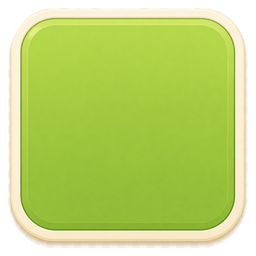
#> input picture openspec/changes/restore-reference-home-activity-pages/evidence/fixed-master/action-primary-original-square.png, 256 x 256 px
$ python -i export_sunny_orchard_painted.py   (imports and definitions only)
#> lines starting #> are read from the running program, lines starting #| are printed output that depends on the picture; after the words box and inside, x2 and y2 are one past the last pixel; in counts of white or black regions, pixels touching at a corner belong together
#> further down, picture is the input picture: PIL image 256x256 RGBA; mean R, G, B, A 151.4, 175, 77.9, 215.2
#!/usr/bin/env python3
"""Extract and export the finite Sunny Orchard Painted production set.

Selected action and structural materials enter the pipeline as individual,
hash-locked ImageGen masters. Remaining owned masters, retained reviewed icons,
ornaments and illustrations pass through the same alpha-safe export and
ownership pipeline.
"""

from __future__ import annotations

import hashlib
import json
import re
import time
from collections import deque
from dataclasses import dataclass
from pathlib import Path

from PIL import Image, ImageChops


SET_ID = "sunny-orchard-painted"
REVISION = "19"
SOURCE_SCALE = 2.0
OPTICAL_ALPHA_THRESHOLD = 48
MICRO_ALPHA_CLEANUP_THRESHOLD = 96
ART_SET_SCRIPT_GUID = "a93ac270418f41aaac52b72f5c2a5e8c"
PROMPT_RECORD_PATH = (
    "Assets/UI/Art/Sources/sunny-orchard-painted/prompt-record.json")
IMAGEGEN_OUTPUTS = {
    "action.secondary": "exec-ab169a87-8f13-4c41-87e7-8307a82512d1.png",
    "action.quiet": "exec-4f60d853-d710-471a-a549-8c953c5b5a8a.png",
    "action.danger": "exec-4f60d853-d710-471a-a549-8c953c5b5a8a.png",
    "action.compact-control": "exec-dc14d5db-4629-4cb2-9b3c-357061c5bf4f.png",
    "action.compact-control-active": "exec-dc14d5db-4629-4cb2-9b3c-357061c5bf4f.png",
    "surface.safe-area": "exec-6f239a99-081d-4bff-a41c-6abb17dffeb1.png",
    "surface.panel-standard": "exec-6f239a99-081d-4bff-a41c-6abb17dffeb1.png",
    "surface.panel-raised": "exec-6f239a99-081d-4bff-a41c-6abb17dffeb1.png",
    "surface.metric": "exec-69f7835e-0e63-4461-9bb8-4260eb8f3961.png",
    "surface.card-selectable": "exec-02d2c426-49fd-4b02-97d3-8b88c5970a6d.png",
    "slot.tool": "exec-96e27751-69a6-4b1f-b63e-7faeb5c58472.png",
    "slot.nursery": "exec-e30c0381-7420-4cad-9d29-b51464b8339f.png",
    "surface.gameplay-stage": "exec-26bcbc75-0425-4308-91bb-6296e8465e12.png",
    "icon.control-pause": "exec-2e5b3dbb-dc58-41a6-94b8-0d7eba8ad9d6.png",
    "icon.control-continue": "exec-c19e8f10-8869-427e-a72f-206406e73573.png",
    "icon.control-start-wave": "exec-c19e8f10-8869-427e-a72f-206406e73573.png",
    "icon.control-start": "exec-c19e8f10-8869-427e-a72f-206406e73573.png",
    "icon.control-speed": "exec-e448bbe8-e34e-4f41-a954-f179ffe9e5ca.png",
    "icon.control-close": "exec-344e3cd7-8d96-42e7-8065-7eddad406700.png",
    "icon.hub-home": "exec-568a67c0-0394-40ac-86d1-aadfad4f62e4.png",
    "icon.hub-activity": "exec-46dbc74e-49ff-4a76-a853-7c0b646225fa.png",
    "icon.hub-growth": "exec-68d23152-a65e-4b57-9a35-10533143e573.png",
    "illustration.hub-activity-reward":
        "exec-908aded2-9728-4448-9e7f-02661dea23cb.png",
    "surface.hub-navigation-base":
        "exec-f1577221-c06a-41ab-83e4-5e7201f27f9c.png",
    "surface.hub-navigation-selected-tab":
        "exec-669b662f-2ed8-4bf0-955b-d1930a73a662.png",
}
PRIMARY_ACTION_FIXED_MASTER = (
    "openspec/changes/restore-reference-home-activity-pages/evidence/"
    "fixed-master/action-primary-original-square.png")
PRIMARY_ACTION_FIXED_MASTER_SHA256 = (
    "967A2AE0DFECC4196D99CF4DA236774B11C1D716EF6AB48EC18C2E665D6C7801")
PRIMARY_ACTION_HISTORICAL_COMMIT = (
    "d423af201917d6a66a1328f55533d2119203db28")
PRIMARY_ACTION_HISTORICAL_PATH = (
    "Assets/UI/Art/Sources/sunny-orchard-painted/surfaces/action-primary.png")
ACTIVITY_REWARD_SEMANTIC_ID = "illustration.hub-activity-reward"
ACTIVITY_REWARD_GENERATED_ASSET = (
    "openspec/changes/restore-reference-home-activity-pages/evidence/"
    "imagegen/activity-reward-hero-raw.png")
ACTIVITY_REWARD_GENERATED_SHA256 = (
    "7E5E30FA89F2C74F15D4BA9C8426989BCAF89999111F3F8FF64003953C5A95E5")
HUB_ICON_ORIGINAL_HASHES = {
    "icon.hub-home": "8A8A7D7245DD6CD96355EAC96437EC4E08DCE6214AB11E9CEF39AC46361990F6",
    "icon.hub-activity": "352483D4CAC6ECD5ED3A3D7027B6D890D0F43BE55854E2FCC5F0D3B945671A73",
    "icon.hub-growth": "D0C8D105469C268A02E29C8ED09DF13B34E35AF43DF8699797DF841D9B5CEE60",
}
HUB_ICON_SOURCE_HASHES = {
    "icon.hub-home": "9A027B05F1A342E43111C93798392DA7A929F61BABF66A34CC0CA2CF8C50CABC",
    "icon.hub-activity": "1D9478D34118D1367211639D5338CEF14593BC0800D0ABD9F86216C7D8F5BA61",
    "icon.hub-growth": "4332D7843CC927F0EEC8365123662C320CB364D3E0DB65B10117147E0CCBF7FC",
}
HUB_ICON_REVIEW_SIZES = (24, 33)
HUB_ICON_SILHOUETTE_PERIMETER_RATIO_MAX = 0.76
HUB_ICON_SILHOUETTE_IOU_MAX = 0.75
HUB_ICON_SILHOUETTE_CONTRACT = (
    "single-dominant-subject|calendar-binders-only|bounded-perimeter|"
    "distinct-family|stable-color")
HUB_NAVIGATION_SURFACE_IDS = frozenset({
    "surface.hub-navigation-base",
    "surface.hub-navigation-selected-tab",
})
HUB_NAVIGATION_COMPOSITION_CONTRACT = (
    "one-continuous-base-silhouette|one-selected-tab-silhouette|"
    "no-generic-panel-substitution")
HUB_NAVIGATION_GENERATED_ASSETS = {
    "surface.hub-navigation-base": (
        "openspec/changes/restore-reference-home-activity-pages/evidence/"
        "home-reference-restoration/imagegen/"
        "surface-hub-navigation-base-reference-derived.png",
        "FC9112C52E5B9B3C27439B89330BCE6E32FB8808D0C2B0F423B219AD561AE9BA"),
    "surface.hub-navigation-selected-tab": (
        "openspec/changes/restore-reference-home-activity-pages/evidence/"
        "home-reference-restoration/imagegen/"
        "surface-hub-navigation-selected-tab-reference-derived.png",
        "CC24CFCE88CA9C5BCDA5D73C14638A049183378193198A500328987498AFF3D5"),
}
HUB_ICON_GENERATED_ASSETS = {
    "icon.hub-home": (
        "openspec/changes/restore-reference-home-activity-pages/evidence/"
        "home-reference-restoration/imagegen/"
        "icon-hub-home-reference-derived.png"),
    "icon.hub-activity": (
        "openspec/changes/restore-reference-home-activity-pages/evidence/"
        "home-reference-restoration/imagegen/"
        "icon-hub-activity-reference-derived-v3.png"),
    "icon.hub-growth": (
        "openspec/changes/restore-reference-home-activity-pages/evidence/"
        "home-reference-restoration/imagegen/"
        "icon-hub-growth-reference-derived-v2.png"),
}
IMAGEGEN_DIRECT_ROOT = (
    "openspec/changes/polish-sky-paper-ui-eight-point/evidence/"
    "direct-replacement-v2/imagegen")
IMAGEGEN_DIRECT_PATH_OVERRIDES = {
    "surface.card-selectable": (
        "openspec/changes/restore-reference-home-activity-pages/evidence/"
        "home-reference-restoration/imagegen/"
        "surface-card-selectable-reference-derived.png"),
}
IMAGEGEN_GEOMETRY_MASKS = {
    "action-green.png": (
        "action-geometry-mask.png",
        "EC721B4B64BD33EE3782AACAA064EA7679126F0BB8D61454ED834838BCDD7964"),
}
IMAGEGEN_CONNECTED_BACKGROUND_ASSETS = frozenset({
    "metric-capsule.png",
    "slot-nursery.png",
    "surface-card-selectable-reference-derived.png",
})
LINE_FREE_CARRIER_IDS = frozenset({"surface.metric", "slot.nursery"})
IMAGEGEN_DIRECT_ASSETS = (
    ("action.secondary", "action-secondary", "action-green.png",
     "99D2B2401474619491065EC405F73FC2BFF145638BA73F866E6132B8D6DFC5DA"),
    ("action.quiet", "action-quiet", "action-quiet-retained.png",
     "95212C90A09454C7A9824D5731CF9A162685DF603F3C7F97B798CF99E19C2DF6"),
    ("action.danger", "action-danger", "action-danger-retained.png",
     "BACC2C3610F0693ABF9CFE3755B4C77C24CA4DAB20AB900FF99B6939585AF2CA"),
    ("action.compact-control", "action-compact-control", "action-yellow.png",
     "BE9E3F520F570CDD44A11950515A023EB1E785309F5EC81F432394DB8395C094"),
    ("action.compact-control-active", "action-compact-control-active",
     "action-yellow.png",
     "BE9E3F520F570CDD44A11950515A023EB1E785309F5EC81F432394DB8395C094"),
    ("surface.safe-area", "surface-safe-area", "panel-paper.png",
     "475B96F6E034081DC23B68D6D7EB27F5729C5E87421301E43B61703A5D733F0F"),
    ("surface.panel-standard", "surface-panel-standard", "panel-paper.png",
     "475B96F6E034081DC23B68D6D7EB27F5729C5E87421301E43B61703A5D733F0F"),
    ("surface.panel-raised", "surface-panel-raised", "panel-paper.png",
     "475B96F6E034081DC23B68D6D7EB27F5729C5E87421301E43B61703A5D733F0F"),
    ("surface.metric", "surface-metric", "metric-capsule.png",
     "5539902850BA5EA59A20B356B34A7539516108D349B95F3E458AA2EA4590DC51"),
    ("surface.card-selectable", "surface-card-selectable",
     "surface-card-selectable-reference-derived.png",
     "25BD5ADE71CBF98F38B16B48222011C5CE1FC5CE74AD8BA88390CD96D94C3784"),
    ("slot.tool", "slot-tool", "card-lime.png",
     "C7809FFB49687308F74ABD2F0497BD251EE967E1D91EF23B87E1F6729AE35C87"),
    ("slot.nursery", "slot-nursery", "slot-nursery.png",
     "335028CADB393454E90B8D0D66DC27B3F39C2839D13C12084B3BB4204131ABFE"),
    ("surface.gameplay-stage", "surface-gameplay-stage", "stage-frame.png",
     "DB106DA52028C9128DD56FD76D6FC7084DFDDC639634AF3C3D359537C0EF9750"),
)
IMAGEGEN_MATERIAL_IDS = frozenset(row[0] for row in IMAGEGEN_DIRECT_ASSETS)
FIXED_RASTER_MASTER_IDS = frozenset({"action.primary"})

HOME_REFERENCE_PATH = "docs/ui/mockups/outgame-hub-concepts/home.png"
HOME_REFERENCE_SHA256 = (
    "873F6EFBF1B060A8992DB4D7AFAC7EB0E73FF3C8223BE5CA79988620309C9AEE")
HOME_REFERENCE_ILLUSTRATION_ASSETS = {
    "illustration.lobby-orchard-01": (
        "openspec/changes/restore-reference-home-activity-pages/evidence/"
        "home-reference-restoration/reference-splits/level-01-window.png",
        "6615DFF9585E1A5458B15DB15AAD7114210288BF5B1B08FF6664B531B3E488FC",
        (84, 280, 282, 230)),
    "illustration.lobby-orchard-02": (
        "openspec/changes/restore-reference-home-activity-pages/evidence/"
        "home-reference-restoration/reference-splits/level-02-window.png",
        "4AD8897F90080D8C96ACF9AE672487A3E8F9F1D0F346556BBB7E95FCBC25911C",
        (79, 582, 282, 214)),
    "illustration.lobby-orchard-03": (
        "openspec/changes/restore-reference-home-activity-pages/evidence/"
        "home-reference-restoration/reference-splits/level-03-window.png",
        "D6C594E908FB969F60650039D36FF7D3966FE48F2A18A2BC5F83407608189DA4",
        (79, 870, 282, 218)),
}

ACTION_GLYPH_IDS = {
    "icon.control-pause",
    "icon.control-continue",
    "icon.control-start-wave",
    "icon.control-start",
    "icon.control-speed",
    "icon.control-retry",
    "icon.control-return",
    "icon.control-close",
    "icon.control-refresh",
}
SEMANTIC_CONTAINER_TARGETS = {
    "action.primary": (0xA0, 0xC7, 0x3D),
    "action.secondary": (0x88, 0xAF, 0x35),
    "action.danger": (0xC8, 0x14, 0x09),
}
CONTENT_REFERENCE_RGB = {
    "action.primary": (0x0C, 0x08, 0x04),
    "action.secondary": (0x4B, 0x2A, 0x13),
    "action.danger": (0xF9, 0xEF, 0xDA),
}
MINIMUM_CONTENT_CONTRAST = 4.5
PLACEMENT_NORMALIZED_ACTION_GLYPH_IDS = {
    "icon.control-pause",
    "icon.control-continue",
    "icon.control-start-wave",
    "icon.control-start",
    "icon.control-speed",
    "icon.control-close",
}


@dataclass(frozen=True)
class Slot:
    index: int
    stem: str
    semantic_id: str
    geometry: str
    source_stem: str | None = None


@dataclass(frozen=True)
class ReferenceMaterialStyle:
    recipe: str
    face: tuple[int, int, int, int]
    outline: tuple[int, int, int, int] = (0x6D, 0x48, 0x28, 255)
    rim: tuple[int, int, int, int] = (0xFF, 0xF4, 0xDB, 255)
    highlight: tuple[int, int, int, int] = (0xFF, 0xFF, 0xF8, 255)
    shadow: tuple[int, int, int, int] = (0x78, 0x49, 0x28, 96)
    transparent_center_inset: int = 0


REFERENCE_MATERIAL_ANATOMY = (
    "outer-cream-rim|face|soil-outline|upper-highlight|short-bottom-shadow")
LINE_FREE_CARRIER_MATERIAL_ANATOMY = (
    "rounded-paper-face|soft-tonal-edge|upper-highlight|short-bottom-shadow|no-linear-rail")
REFERENCE_MATERIAL_STYLES = {
    "surface.status": ReferenceMaterialStyle(
        "sunlight-phase-status", (0xFF, 0xD2, 0x54, 255),
        outline=(0xA5, 0x70, 0x22, 255),
        highlight=(0xFF, 0xEC, 0xA4, 255)),
    "surface.detail": ReferenceMaterialStyle(
        "raised-detail-paper", (0xFF, 0xF6, 0xE3, 255),
        outline=(0xB8, 0x91, 0x62, 255)),
    "surface.modal": ReferenceMaterialStyle(
        "raised-modal-paper", (0xFF, 0xF7, 0xE8, 255),
        outline=(0x9C, 0x72, 0x47, 255)),
    "surface.result": ReferenceMaterialStyle(
        "sunlit-result-paper", (0xFF, 0xED, 0xC2, 255),
        outline=(0x9C, 0x72, 0x47, 255),
        highlight=(0xFF, 0xF9, 0xE4, 255)),
    "surface.section-ribbon": ReferenceMaterialStyle(
        "pale-leaf-section", (0xED, 0xF3, 0xCC, 255),
        outline=(0x87, 0xA9, 0x3E, 255),
        highlight=(0xFA, 0xFC, 0xE8, 255)),
    "surface.illustration-frame": ReferenceMaterialStyle(
        "cream-illustration-frame", (0xF1, 0xD9, 0xA7, 255),
        outline=(0x73, 0x4C, 0x2B, 255), transparent_center_inset=48),
}


SLOTS = (
    Slot(0, "surface-screen-background", "surface.screen-background", "stretch"),
    Slot(1, "surface-safe-area", "surface.safe-area", "nine-slice"),
    Slot(2, "surface-panel-standard", "surface.panel-standard", "nine-slice"),
    Slot(3, "surface-panel-raised", "surface.panel-raised", "nine-slice"),
    Slot(4, "surface-card-selectable", "surface.card-selectable", "nine-slice"),
    Slot(5, "surface-metric", "surface.metric", "nine-slice"),
    Slot(6, "surface-status", "surface.status", "nine-slice"),
    Slot(7, "surface-detail", "surface.detail", "nine-slice"),
    Slot(8, "surface-modal", "surface.modal", "nine-slice"),
    Slot(9, "surface-result", "surface.result", "nine-slice"),
    Slot(10, "surface-scrim", "surface.scrim", "stretch"),
    Slot(11, "action-primary", "action.primary", "nine-slice"),
    Slot(12, "action-secondary", "action.secondary", "nine-slice"),
    Slot(13, "action-quiet", "action.quiet", "nine-slice"),
    Slot(14, "action-danger", "action.danger", "nine-slice"),
    Slot(15, "slot-tool", "slot.tool", "nine-slice"),
    Slot(16, "slot-nursery", "slot.nursery", "nine-slice"),
    Slot(17, "marker-selected", "marker.selected", "icon"),
    Slot(18, "indicator-disabled", "indicator.disabled", "icon"),
    Slot(19, "indicator-loading", "indicator.loading", "icon"),
    Slot(20, "indicator-success", "indicator.success", "icon"),
    Slot(21, "indicator-warning", "indicator.warning", "icon"),
    Slot(22, "indicator-error", "indicator.error", "icon"),
    Slot(23, "indicator-drag-legal", "indicator.drag-legal", "icon"),
    Slot(24, "indicator-drag-illegal", "indicator.drag-illegal", "icon"),
    Slot(25, "indicator-merge", "indicator.merge", "icon"),
    Slot(26, "indicator-swap", "indicator.swap", "icon"),
    Slot(27, "icon-resource-sun", "icon.resource-sun", "icon"),
    Slot(28, "icon-resource-core", "icon.resource-core", "icon"),
    Slot(29, "icon-resource-wave", "icon.resource-wave", "icon"),
    Slot(30, "icon-control-pause", "icon.control-pause", "icon"),
    Slot(31, "icon-control-continue", "icon.control-continue", "icon"),
    Slot(32, "icon-control-speed", "icon.control-speed", "icon"),
    Slot(33, "icon-control-continue", "icon.control-start-wave", "icon"),
    Slot(34, "icon-control-retry", "icon.control-retry", "icon"),
    Slot(35, "icon-control-return", "icon.control-return", "icon"),
    Slot(36, "icon-control-close", "icon.control-close", "icon"),
    Slot(37, "icon-tool-pot", "icon.tool-pot", "icon"),
    Slot(38, "icon-control-continue", "icon.control-start", "icon"),
    Slot(39, "icon-control-refresh", "icon.control-refresh", "icon"),
    Slot(40, "ornament-screen-corner", "ornament.screen-corner", "icon"),
    Slot(41, "surface-section-ribbon", "surface.section-ribbon", "nine-slice"),
    Slot(42, "surface-illustration-frame", "surface.illustration-frame", "nine-slice"),
    Slot(43, "ornament-metric-divider", "ornament.metric-divider", "stretch"),
    Slot(44, "ornament-result-banner", "ornament.result-banner", "stretch"),
    Slot(45, "illustration-orchard-vista", "illustration.orchard-vista", "stretch"),
    Slot(46, "illustration-lobby-orchard-01", "illustration.lobby-orchard-01", "stretch"),
    Slot(47, "illustration-lobby-orchard-02", "illustration.lobby-orchard-02", "stretch"),
    Slot(48, "illustration-lobby-orchard-03", "illustration.lobby-orchard-03", "stretch"),
    Slot(49, "icon-resource-sun-micro", "icon.resource-sun-micro", "icon",
         "icon-resource-sun"),
    Slot(50, "icon-resource-core-micro", "icon.resource-core-micro", "icon",
         "icon-resource-core"),
    Slot(51, "icon-resource-wave-micro", "icon.resource-wave-micro", "icon",
         "icon-resource-wave"),
    Slot(52, "illustration-shell-orchard-depth", "illustration.shell-orchard-depth",
         "stretch"),
    Slot(53, "action-compact-control", "action.compact-control", "nine-slice"),
    Slot(54, "action-compact-control-active", "action.compact-control-active",
         "nine-slice"),
    Slot(55, "surface-gameplay-stage", "surface.gameplay-stage", "nine-slice"),
    Slot(56, "icon-hub-home", "icon.hub-home", "icon"),
    Slot(57, "icon-hub-activity", "icon.hub-activity", "icon"),
    Slot(58, "icon-hub-growth", "icon.hub-growth", "icon"),
    Slot(59, "illustration-hub-activity-reward",
         ACTIVITY_REWARD_SEMANTIC_ID, "stretch"),
    Slot(60, "surface-hub-navigation-base",
         "surface.hub-navigation-base", "stretch"),
    Slot(61, "surface-hub-navigation-selected-tab",
         "surface.hub-navigation-selected-tab", "stretch"),
)


def sha256(path: Path) -> str:
    return hashlib.sha256(path.read_bytes()).hexdigest().upper()


# [34 lines left out: functions save_png, mark_reference_material_import_meta, not called in this run]


def imagegen_asset_path(semantic_id: str, filename: str) -> str:
    return IMAGEGEN_DIRECT_PATH_OVERRIDES.get(
        semantic_id, f"{IMAGEGEN_DIRECT_ROOT}/{filename}")


# [113 lines left out: functions imagegen_material_record, mark_imagegen_material_import_meta, mark_fixed_raster_import_meta, target_size, subdirectory, not called in this run]


def source_stem(slot: Slot) -> str:
    return slot.source_stem or slot.stem


def pixels_per_logical_unit(slot: Slot) -> float:
    return 1.0 if 49 <= slot.index <= 51 else SOURCE_SCALE


# [91 lines left out: functions safe_inset, slice_border, neutralize_action_glyph, normalize_action_glyph_master, mark_tintable_import_meta, validate_neutral_action_glyph and 2 more, not called in this run]


def linear_channel(channel: int) -> float:
    value = channel / 255.0
    return value / 12.92 if value <= 0.04045 else ((value + 0.055) / 1.055) ** 2.4


# [29 lines left out: functions relative_luminance, contrast_ratio, content_region_min_contrast, not called in this run]


def alpha_safe_resize(image: Image.Image, size: tuple[int, int]) -> Image.Image:
    """Resize RGBA without letting RGB from transparent pixels bleed into edges."""
    rgba = image.convert("RGBA")
    alpha = rgba.getchannel("A")
    premultiplied = Image.merge(
        "RGBA",
        tuple(ImageChops.multiply(channel, alpha) for channel in rgba.split()[:3])
        + (alpha,),
    )
    resized = premultiplied.resize(size, Image.Resampling.LANCZOS)
    pixels = list(resized.get_flattened_data())
    unpremultiplied = []
    for red, green, blue, out_alpha in pixels:
        if out_alpha == 0:
            unpremultiplied.append((0, 0, 0, 0))
            continue
        scale = 255.0 / out_alpha
        unpremultiplied.append(
            (min(255, round(red * scale)), min(255, round(green * scale)),
             min(255, round(blue * scale)), out_alpha)
        )
    result = Image.new("RGBA", size)
    result.putdata(unpremultiplied)
    return result


# [408 lines left out: functions imagegen_content_bbox, fit_direct_imagegen_master, fit_rgb_imagegen_master_with_geometry_mask, extract_center_connected_material_from_neutral_background, preserve_native_alpha_or_extract_connected_background, extract_non_neutral_material_and_cutouts and 11 more, not called in this run]


def significant_alpha_bbox(
        image: Image.Image,
        threshold: int = OPTICAL_ALPHA_THRESHOLD) -> tuple[int, int, int, int] | None:
    """Return the half-open bbox of pixels that are visibly owned by the asset."""
#> called with threshold = 48
    significant = image.convert("RGBA").getchannel("A").point(
        lambda alpha: 255 if alpha >= threshold else 0)
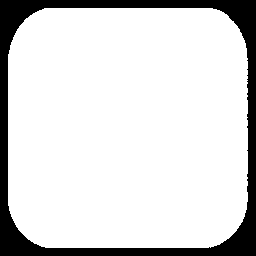
#> significant: PIL image 256x256 L; 84.8% white; 1 black region, box (x1, y1, x2, y2) and area: (0, 0, 256, 256) 9974
    return significant.getbbox()


# [12 lines left out: function optical_inset, not called in this run]


def normalize_action_surface(image: Image.Image) -> Image.Image:
    """Normalize reviewed action ink to a shared 120 px box on a 128 px canvas."""
    rgba = image.convert("RGBA")
    bbox = significant_alpha_bbox(rgba)
#> bbox = (8, 8, 248, 248)
    if bbox is None:
        raise RuntimeError("Action master has no alpha >= optical threshold")
    crop = rgba.crop(bbox)
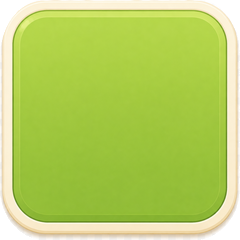
#> crop: PIL image 240x240 RGBA; mean R, G, B, A 172.2, 199.1, 88.7, 244.8; transparent parts drawn white
    fitted = clear_low_alpha_fringe(alpha_safe_resize(crop, (120, 120)))
#> in alpha_safe_resize, `alpha = rgba.getchannel("A")`:
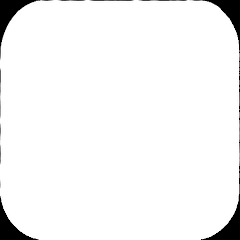
#> alpha: PIL image 240x240 L; min 0, max 255, mean 244.8
#> in alpha_safe_resize, `resized = premultiplied.resize(size, Image.Resampling.LANCZOS)`:
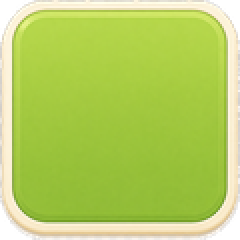
#> resized: PIL image 120x120 RGBA (shown 2 times larger); mean R, G, B, A 173.7, 200.7, 90.1, 244.9; transparent parts drawn white
    canvas = Image.new("RGBA", (128, 128), (0, 0, 0, 0))
    canvas.alpha_composite(fitted, (4, 4))
    normalized_bbox = significant_alpha_bbox(canvas)
    if normalized_bbox != (4, 4, 124, 124):
        raise RuntimeError(
            f"Normalized action bbox must be [4,4,124,124), got {normalized_bbox}")
    return canvas


# [185 lines left out: functions normalize_micro_icon, cover_crop, silhouette_iou, bilinear_alpha_mask, silhouette_metrics, mask_iou and 5 more, not called in this run]


def stable_guid(scope: str, semantic_id: str) -> str:
    return hashlib.md5(
        f"{SET_ID}:{scope}:{semantic_id}".encode("utf-8")).hexdigest()


# [258 lines left out: functions ensure_reference_material_import_meta, extract_hub_navigation_icons, ensure_hub_icon_import_meta, extract_home_reference_illustrations, mark_home_reference_illustration_import_meta, ensure_activity_reward_import_meta and 1 more, not called in this run]


def alpha_bbox(image: Image.Image) -> tuple[int, int, int, int] | None:
    return image.getchannel("A").getbbox()


# [461 lines left out: functions build_art_set_asset, export_unique, main, not called in this run]


# [2 lines not run here, left out]

>>> from PIL import Image
>>> picture = Image.open('../../../../../openspec/changes/restore-reference-home-activity-pages/evidence/fixed-master/action-primary-original-square.png')
#> (the run stopped early here; a loop or call above may not have finished)
